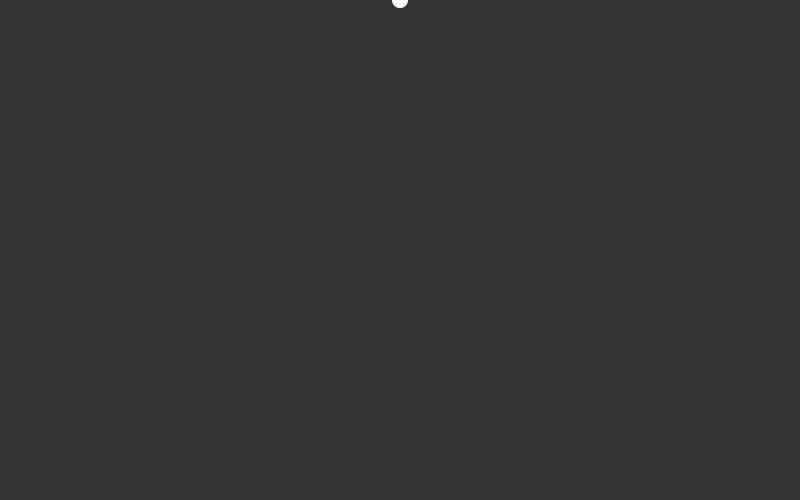
Frame 1 (no input)
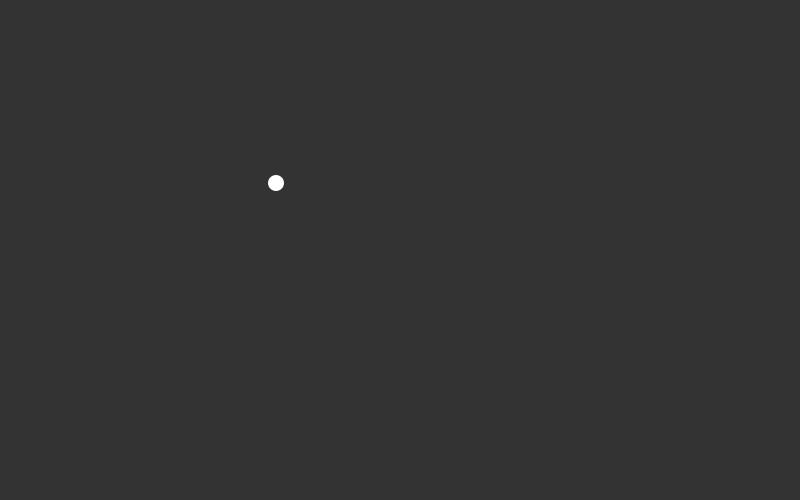
Frame 60 (the mouse pressed at the canvas centre just before this capture)
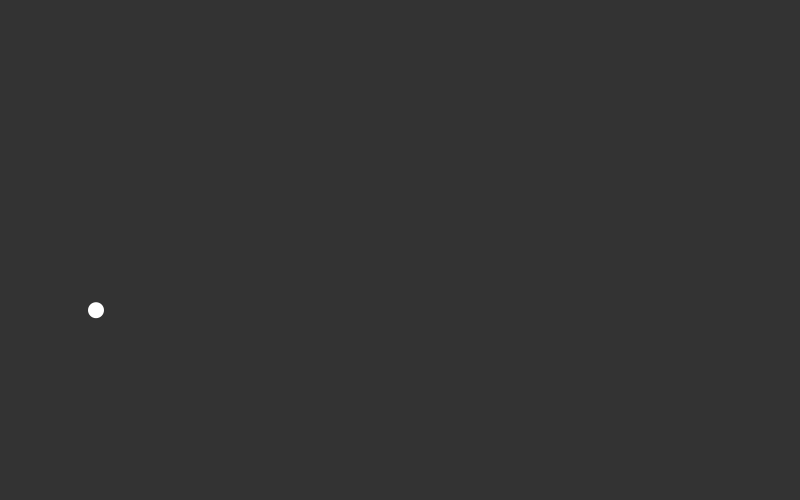
Frame 120 (the mouse held since frame 60 and released just before this capture)

The Processing sketch that drew these frames (run headless with seeded random() and noise(); from frame 60 on, the mouse is pressed at the canvas centre):

// Processing sketch: Wind
// ── Wind.pde
Ball b;

void setup() {
  size(800, 500);
  b = new Ball(width/2, 0);
}

void draw() {
  background(51);
  int choice = int(random(0, 100));
  if (choice <= 1) {
    b.applyForce(new PVector(0.5, 0));
    b.airResistance();
  }
  b.update();
  b.display();
}
// ── Ball.pde
class Ball {
  PVector location;
  PVector acceleration;
  PVector velocity;
  
  PVector gravity;
  int size;
  
  Ball(float x, float y) {
    location = new PVector(x, y);
    velocity = new PVector(0, 0);
    acceleration = new PVector(0, 0);
    gravity = new PVector(0, 0.1);
    size = 16;
  }
  
  void display() {
    noStroke();
    fill(255);
    ellipse(location.x, location.y, size, size);
  }
  
  void update() {
    applyForce(gravity);
    velocity.add(acceleration);
    location.add(velocity);
    acceleration.mult(0);
    
    bounce();
    checkSides();
  }
  
  void applyForce(PVector force) {
    acceleration.add(force);
  }
  
  void bounce() {
    if (location.y > height - size/2) {
      velocity.y *= -1;
    }
  }
  
  void checkSides() {
    if (location.x >= width) {
      location.x = 0;
    }
    else if (location.x <= 0) {
      location.x = width;
    }
  }
  
  void airResistance() {
    PVector force = new PVector(acceleration.x *= -1, 0);
    applyForce(force);
  }
}
